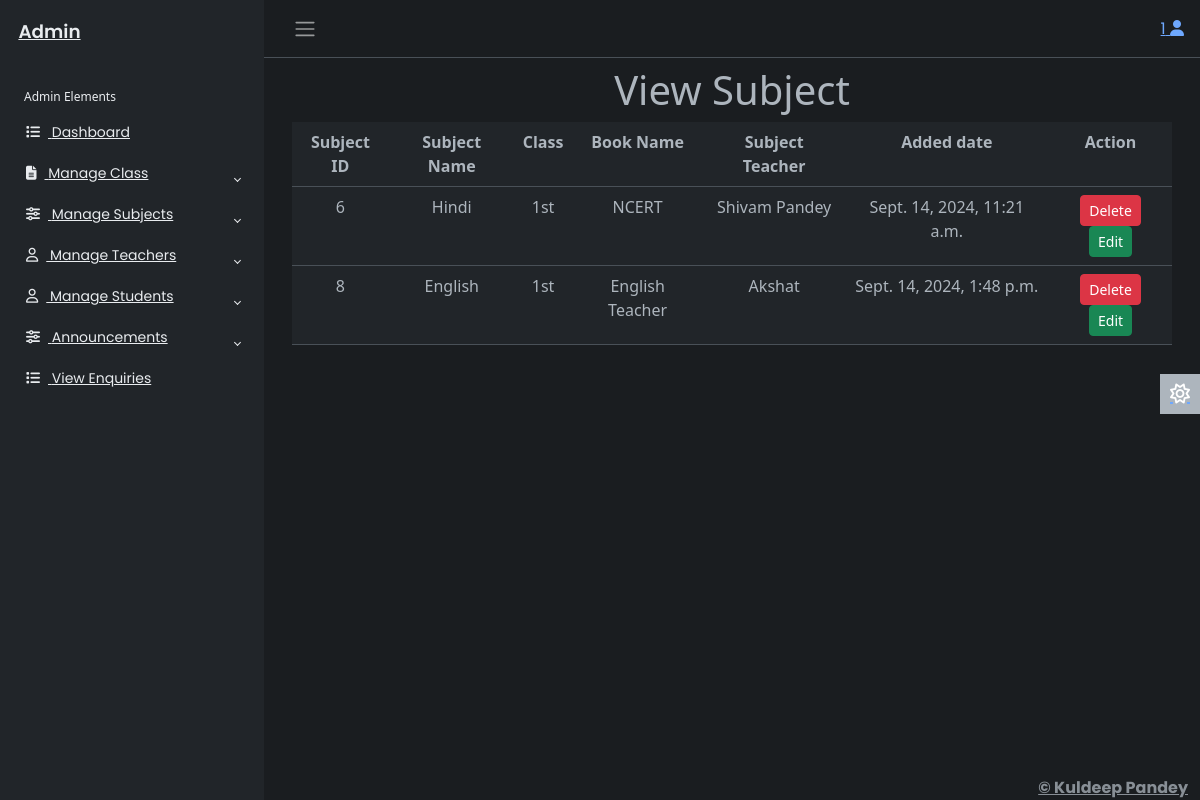
Screenshot of /adminapp/viewsubject/ (signed in) with the database file from the repository.
### adminapp/models.py (models this page shows)
class Subject(models.Model):
        sid=models.IntegerField(primary_key=True,auto_created=True)
        sname=models.CharField(max_length=30)
        sclass=models.CharField(max_length=50)
        book=models.CharField(max_length=50)
        steacher=models.CharField(max_length=50)
        created_date=models.DateTimeField()

### adminapp/views.py (the view)
# urls.py: path('viewsubject/',views.viewsubject,name='viewsubject'),
@cache_control(no_store=True,no_cache=True,must_revalidate=True)
def viewsubject(req):
    try:
        if req.session['adminid']!=None:
            adminid=req.session['adminid']
            asub=Subject.objects.all()
            return render(req,'viewsubject.html',{'adminid':adminid,'asub':asub})
    except KeyError:
        return redirect('login')

### adminapp/templates/viewsubject.html
{% extends 'adminbase.html' %}
{% load static %}
{% block admin %}
<div class="row">
  <div class="col-sm-12 text-center">
    <h1>View Subject</h1>
    <table class="table">
       <tr>
        <th>Subject ID</th>
        <th>Subject Name</th>
        <th>Class</th>
        <th>Book Name</th>
        <th>Subject Teacher</th>
        <th>Added date</th>
        <th>Action</th>
       </tr>
       {% for a in asub %}
        <tr>
            <td>{{a.sid}}</td>
            <td>{{a.sname}}</td>
            <td>{{a.sclass}}</td>
            <td>{{a.book}}</td>
            <td>{{a.steacher}}</td>
            <td>{{a.created_date}}</td>
            <td>
                <a href="{% url 'adminapp:delsubject' id=a.sid %}" class="btn btn-sm btn-danger">Delete</a>
                <a href="{% url 'adminapp:editsub' id=a.sid %}" class="btn btn-sm btn-success">Edit</a>
            </td>
        </tr>
       {% endfor %}
    </table>
  </div>
</div>
{% endblock %}

### adminapp/static/css/adminstyle.css (style rules this page uses)
body { font-family: 'Poppins', sans-serif; font-size: 0.875rem; opacity: 1; overflow-y: scroll; margin: 0; }
a { cursor: pointer; text-decoration: none; font-family: 'Poppins', sans-serif; }

### rows the page displays
Subject: sid "6", sname "Hindi", sclass "1st", book "NCERT", steacher "Shivam Pandey", created_date "Sept. 14, 2024, 11:21 a.m."
Subject: sid "8", sname "English", sclass "1st", book "English Teacher", steacher "Akshat", created_date "Sept. 14, 2024, 1:48 p.m."

### other values shown
{{ adminid }} "1"
